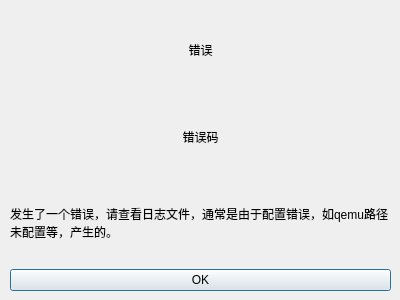
<?xml version="1.0" encoding="UTF-8"?>
<ui version="4.0">
 <class>Dialog</class>
 <widget class="QDialog" name="Dialog">
  <property name="geometry">
   <rect>
    <x>0</x>
    <y>0</y>
    <width>400</width>
    <height>300</height>
   </rect>
  </property>
  <property name="windowTitle">
   <string>Dialog</string>
  </property>
  <widget class="QWidget" name="verticalLayoutWidget">
   <property name="geometry">
    <rect>
     <x>10</x>
     <y>10</y>
     <width>381</width>
     <height>281</height>
    </rect>
   </property>
   <layout class="QVBoxLayout" name="verticalLayout">
    <item>
     <widget class="QLabel" name="label">
      <property name="text">
       <string>错误</string>
      </property>
      <property name="alignment">
       <set>Qt::AlignCenter</set>
      </property>
      <property name="wordWrap">
       <bool>true</bool>
      </property>
     </widget>
    </item>
    <item>
     <widget class="QLabel" name="label_2">
      <property name="text">
       <string>错误码</string>
      </property>
      <property name="alignment">
       <set>Qt::AlignCenter</set>
      </property>
     </widget>
    </item>
    <item>
     <widget class="QLabel" name="label_3">
      <property name="text">
       <string>发生了一个错误，请查看日志文件，通常是由于配置错误，如qemu路径未配置等，产生的。</string>
      </property>
      <property name="wordWrap">
       <bool>true</bool>
      </property>
     </widget>
    </item>
    <item>
     <widget class="QPushButton" name="pushButton">
      <property name="text">
       <string>OK</string>
      </property>
     </widget>
    </item>
   </layout>
  </widget>
 </widget>
 <resources/>
 <connections/>
</ui>
